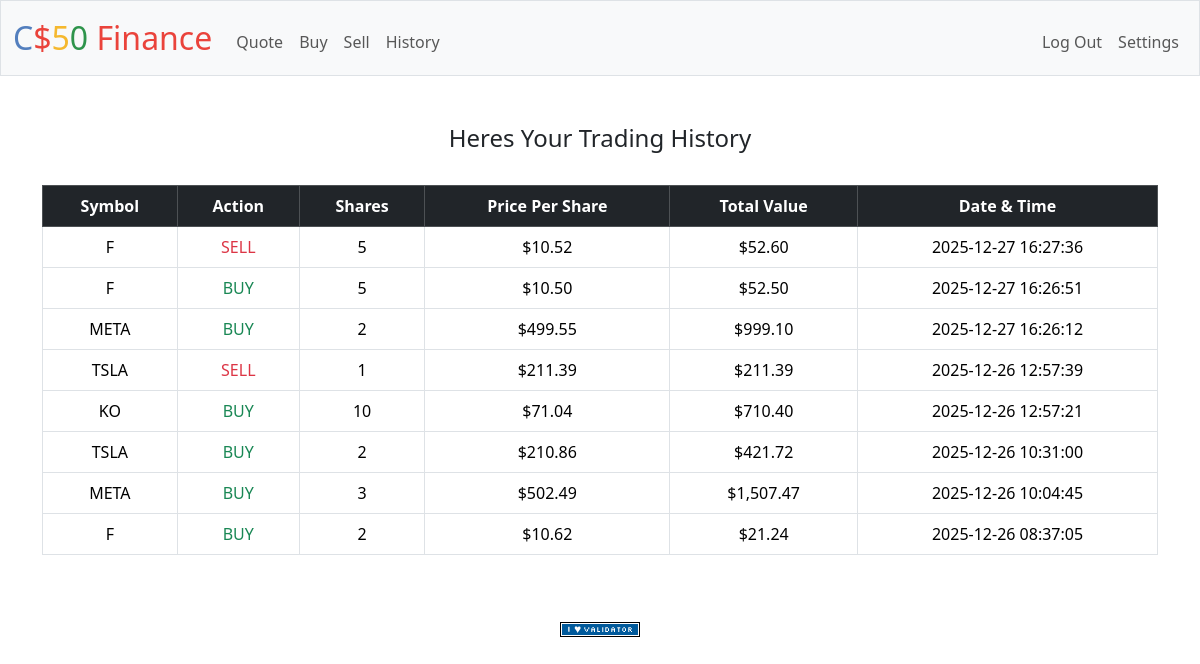
Screenshot of /history (signed in) with the database file from the repository.
### tables this page shows
CREATE TABLE purchaces (id INTEGER PRIMARY KEY AUTOINCREMENT NOT NULL, user_id INTEGER NOT NULL, symbol TEXT NOT NULL, shares INTEGER NOT NULL, price REAL NOT NULL, timestamp DATETIME DEFAULT CURRENT_TIMESTAMP,FOREIGN KEY(user_id) REFERENCES users(id));

### app.py (the view)
@app.route("/history")
@login_required
def history():
    user_id = session["user_id"]
    user_transaction = db.execute("SELECT symbol,shares,price,timestamp FROM purchaces WHERE user_id = ? ORDER BY timestamp DESC", user_id)
    if user_transaction == [] :
        user_transaction = None
    else :
        for transaction in user_transaction :
            if int(transaction["shares"]) < 0 :
                action = "sell"
            else :
                action = "buy"
            transaction["action"] = action
            transaction["total_value"] = abs(float(transaction["shares"])) * float(transaction["price"])
    return render_template("history.html", user_transaction=user_transaction)

### app.py (called while the page is built)
@app.after_request
def after_request(response):
    response.headers["Cache-Control"] = "no-cache, no-store, must-revalidate"
    response.headers["Expires"] = 0
    response.headers["Pragma"] = "no-cache"
    return response

### helpers.py (called while the page is built)
def login_required(f):
    @wraps(f)
    def decorated_function(*args, **kwargs):
        if session.get("user_id") is None:
            return redirect("/login")
        return f(*args, **kwargs)
    return decorated_function

def usd(value):
    return f"${value:,.2f}"

### templates/history.html (shortened to what this page needs)
{% extends 'layout.html' %}
{% block main %}
    {% if user_transaction %}
    <h4>Heres Your Trading History</h4>
    <br>
        <table class="table table-bordered table-hover">
            <thead class="table-dark">
                <tr>
                    <th>Symbol</th>
                    <th>Action</th>
                    <th>Shares</th>
                    <th>Price Per Share</th>
                    <th>Total Value</th>
                    <th>Date & Time</th>
                </tr>
            </thead>
            <tbody>
                {% for row in user_transaction %}
                <tr>
                    <td>{{ row.symbol }}</td>
                    {% if row.shares > 0 %}
                        <td class="text-success">BUY</td>
                    {% else %}
                        <td class="text-danger">SELL</td>
                    {% endif %}
                    <td>{{ row.shares | abs }}</td>
                    <td>{{ row.price | usd }}</td>
                    <td>{{ row.total_value | usd }}</td>
                    <td>{{ row.timestamp }}</td>
                </tr>
                {% endfor %}
            </tbody>
        </table>
    {% else %}
        <h4>You have not bought or sold any stocks yet</h4>
    {% endif %}
{% endblock %}

### rows the page displays
purchaces: symbol "F", shows "SELL", shares|abs "5", price "$10.52", total_value "$52.60", timestamp "2025-12-27 16:27:36"
purchaces: symbol "F", shows "BUY", shares|abs "5", price "$10.50", total_value "$52.50", timestamp "2025-12-27 16:26:51"
purchaces: symbol "META", shows "BUY", shares|abs "2", price "$499.55", total_value "$999.10", timestamp "2025-12-27 16:26:12"
purchaces: symbol "TSLA", shows "SELL", shares|abs "1", price "$211.39", total_value "$211.39", timestamp "2025-12-26 12:57:39"
purchaces: symbol "KO", shows "BUY", shares|abs "10", price "$71.04", total_value "$710.40", timestamp "2025-12-26 12:57:21"
purchaces: symbol "TSLA", shows "BUY", shares|abs "2", price "$210.86", total_value "$421.72", timestamp "2025-12-26 10:31:00"
purchaces: symbol "META", shows "BUY", shares|abs "3", price "$502.49", total_value "$1,507.47", timestamp "2025-12-26 10:04:45"
purchaces: symbol "F", shows "BUY", shares|abs "2", price "$10.62", total_value "$21.24", timestamp "2025-12-26 08:37:05"
